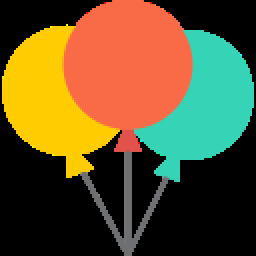
#> input picture Segmentacion/globos3.png, 128 x 128 px (shown 2 times larger)
$ jupyter execute Practica5.ipynb
#> lines starting #> are read from the running program, lines starting #| are printed output that depends on the picture
[cell 1]
import cv2
import matplotlib.pyplot as plt
import numpy as np
import math
from scipy import ndimage as ndi

from skimage.segmentation import watershed
from skimage.feature import peak_local_max

[cell 2]
def RGBGray(image, rows, cols):
    imagenGray = np.zeros((rows, cols), dtype=np.uint8)
    B = image[:, :, 0] # Separa los canales de la imagen
    G = image[:, :, 1]
    R = image[:, :, 2]

    for i in range(rows):
        for j in range(cols):
            imagenGray[i, j] = 0.299*R[i, j] + 0.587*G[i, j] + 0.114*B[i, j] # Aplica estandar NTSC

    return imagenGray

# [77 lines left out: functions expandImage, passKernel, crossingZero, crossingZeroDelta, andImage, not called in this run]

[cell 3]
# [122 lines left out: functions histogram, isoData, otsu, thresholdImage, not called in this run]

[cell 4]
# [23 lines left out: function whatersheding, not called in this run]

[cell 5]
image = cv2.imread("globos3.png") # Lee imagen
#> image is the input picture: shape (128, 128, 3); mean B, G, R 43.7, 82.7, 97.4
rows = image.shape[0]
#> rows = 128
cols = image.shape[1]
#> cols = 128
print("Tamaño imagen: " + str(rows) + " x " + str(cols))
#| Tamaño imagen: 128 x 128

imageGray = RGBGray(image, rows, cols) # Convierte imagen a escala de grises (NTSC)
#> in RGBGray, `B = image[:, :, 0]`:
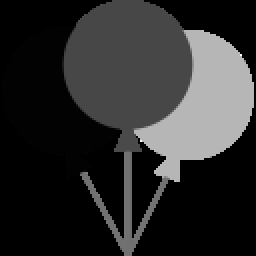
#> B: shape (128, 128) (shown 2 times larger); min 0, max 255, mean 43.7
#> in RGBGray, `G = image[:, :, 1]`:
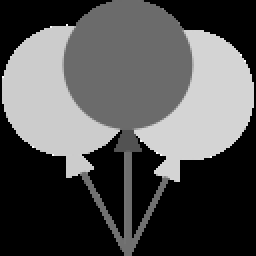
#> G: shape (128, 128) (shown 2 times larger); min 0, max 255, mean 82.7
#> in RGBGray, `R = image[:, :, 2]`:
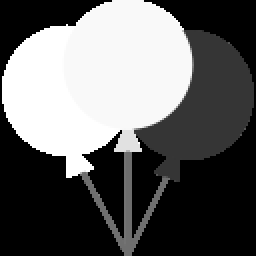
#> R: shape (128, 128) (shown 2 times larger); min 0, max 255, mean 97.4
#> after the loop in RGBGray, `for i in range(rows):`:
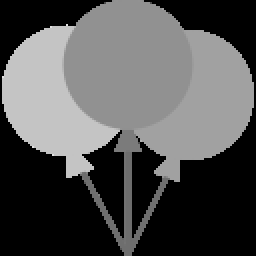
#> imagenGray: shape (128, 128) (shown 2 times larger); min 0, max 225, mean 82.5

$ run again, with Segmentacion/globos2.png copied over Segmentacion/globos3.png
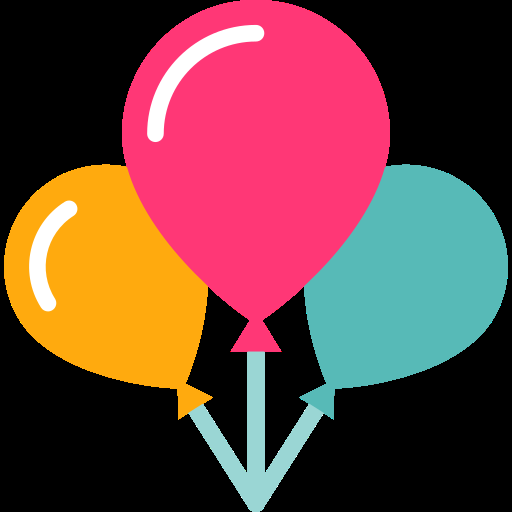
#> input picture Segmentacion/globos2.png, 512 x 512 px
#> image is the input picture: shape (512, 512, 3); mean B, G, R 61.6, 65.9, 108
#| Tamaño imagen: 512 x 512
#> in RGBGray, `R = image[:, :, 2]`:
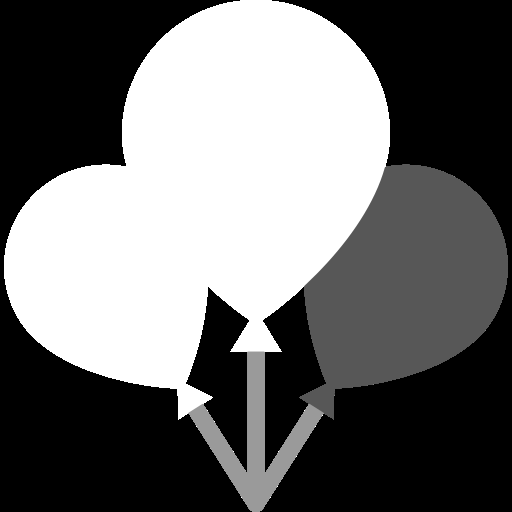
#> R: shape (512, 512); min 0, max 255, mean 108
#> after the loop in RGBGray, `for i in range(rows):`:
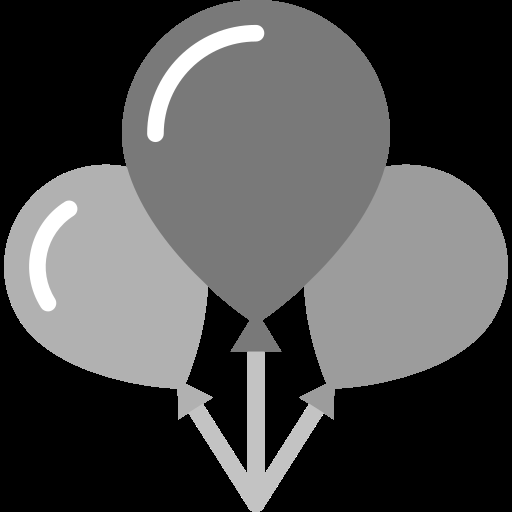
#> imagenGray: shape (512, 512); min 0, max 255, mean 77.7
